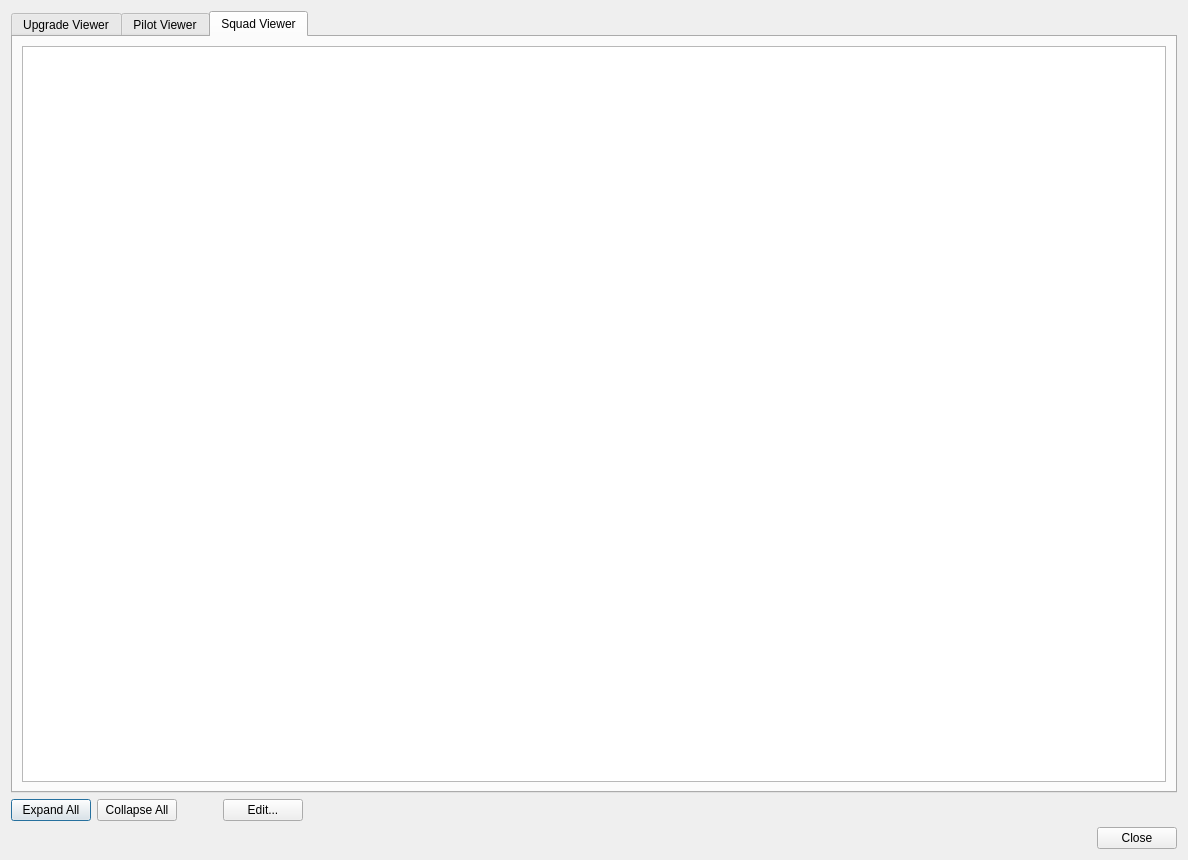
<?xml version="1.0" encoding="UTF-8"?>
<ui version="4.0">
 <class>Viewer</class>
 <widget class="QDialog" name="Viewer">
  <property name="geometry">
   <rect>
    <x>0</x>
    <y>0</y>
    <width>1188</width>
    <height>860</height>
   </rect>
  </property>
  <property name="windowTitle">
   <string>X-Wing Viewer</string>
  </property>
  <property name="windowIcon">
   <iconset resource="resources.qrc">
    <normaloff>:/images/icon.png</normaloff>:/images/icon.png</iconset>
  </property>
  <layout class="QVBoxLayout" name="verticalLayout">
   <item>
    <widget class="QTabWidget" name="viewer_tab_widget">
     <property name="currentIndex">
      <number>2</number>
     </property>
     <widget class="QWidget" name="upgrade_tab">
      <property name="layoutDirection">
       <enum>Qt::LeftToRight</enum>
      </property>
      <attribute name="title">
       <string>Upgrade Viewer</string>
      </attribute>
      <layout class="QVBoxLayout" name="verticalLayout_2">
       <item>
        <layout class="QHBoxLayout" name="horizontalLayout_2">
         <item>
          <widget class="QLabel" name="label">
           <property name="text">
            <string>Upgrade Filter:</string>
           </property>
          </widget>
         </item>
         <item>
          <widget class="QLineEdit" name="upgrade_filter_line_edit">
           <property name="placeholderText">
            <string>search text here...</string>
           </property>
          </widget>
         </item>
        </layout>
       </item>
       <item>
        <layout class="QHBoxLayout" name="upgrade_layout">
         <item>
          <widget class="QTreeWidget" name="upgrade_viewer_tree_widget">
           <property name="sizePolicy">
            <sizepolicy hsizetype="Expanding" vsizetype="Expanding">
             <horstretch>1</horstretch>
             <verstretch>0</verstretch>
            </sizepolicy>
           </property>
           <property name="contextMenuPolicy">
            <enum>Qt::DefaultContextMenu</enum>
           </property>
           <column>
            <property name="text">
             <string notr="true">Upgrade</string>
            </property>
           </column>
          </widget>
         </item>
        </layout>
       </item>
      </layout>
     </widget>
     <widget class="QWidget" name="pilot_viewer">
      <attribute name="title">
       <string>Pilot Viewer</string>
      </attribute>
      <layout class="QVBoxLayout" name="verticalLayout_3">
       <item>
        <layout class="QHBoxLayout" name="horizontalLayout_4">
         <item>
          <widget class="QLabel" name="label_3">
           <property name="text">
            <string>Pilot Filter:</string>
           </property>
          </widget>
         </item>
         <item>
          <widget class="QLineEdit" name="pilot_filter_line_edit">
           <property name="placeholderText">
            <string>search text here...</string>
           </property>
          </widget>
         </item>
        </layout>
       </item>
       <item>
        <layout class="QHBoxLayout" name="pilot_layout">
         <item>
          <widget class="QTreeWidget" name="pilot_viewer_tree_widget">
           <property name="sizePolicy">
            <sizepolicy hsizetype="Expanding" vsizetype="Expanding">
             <horstretch>1</horstretch>
             <verstretch>0</verstretch>
            </sizepolicy>
           </property>
           <column>
            <property name="text">
             <string notr="true">Pilot</string>
            </property>
           </column>
          </widget>
         </item>
        </layout>
       </item>
      </layout>
     </widget>
     <widget class="QWidget" name="squad_viewer">
      <attribute name="title">
       <string>Squad Viewer</string>
      </attribute>
      <layout class="QVBoxLayout" name="verticalLayout_4">
       <item>
        <widget class="QTextEdit" name="squad_text_edit"/>
       </item>
      </layout>
     </widget>
    </widget>
   </item>
   <item>
    <layout class="QHBoxLayout" name="horizontalLayout" stretch="0,0,0,0,1">
     <item>
      <widget class="QPushButton" name="expand_all_push_button">
       <property name="text">
        <string>Expand All</string>
       </property>
      </widget>
     </item>
     <item>
      <widget class="QPushButton" name="collapse_all_push_button">
       <property name="text">
        <string>Collapse All</string>
       </property>
      </widget>
     </item>
     <item>
      <spacer name="horizontalSpacer">
       <property name="orientation">
        <enum>Qt::Horizontal</enum>
       </property>
       <property name="sizeHint" stdset="0">
        <size>
         <width>40</width>
         <height>20</height>
        </size>
       </property>
      </spacer>
     </item>
     <item>
      <widget class="QPushButton" name="edit_tree_widget_item_push_button">
       <property name="text">
        <string>Edit...</string>
       </property>
      </widget>
     </item>
     <item>
      <spacer name="horizontalSpacer_2">
       <property name="orientation">
        <enum>Qt::Horizontal</enum>
       </property>
       <property name="sizeHint" stdset="0">
        <size>
         <width>40</width>
         <height>20</height>
        </size>
       </property>
      </spacer>
     </item>
    </layout>
   </item>
   <item>
    <widget class="QDialogButtonBox" name="buttonBox">
     <property name="orientation">
      <enum>Qt::Horizontal</enum>
     </property>
     <property name="standardButtons">
      <set>QDialogButtonBox::Close</set>
     </property>
    </widget>
   </item>
  </layout>
 </widget>
 <resources>
  <include location="resources.qrc"/>
 </resources>
 <connections>
  <connection>
   <sender>buttonBox</sender>
   <signal>accepted()</signal>
   <receiver>Viewer</receiver>
   <slot>accept()</slot>
   <hints>
    <hint type="sourcelabel">
     <x>248</x>
     <y>254</y>
    </hint>
    <hint type="destinationlabel">
     <x>157</x>
     <y>274</y>
    </hint>
   </hints>
  </connection>
  <connection>
   <sender>buttonBox</sender>
   <signal>rejected()</signal>
   <receiver>Viewer</receiver>
   <slot>reject()</slot>
   <hints>
    <hint type="sourcelabel">
     <x>316</x>
     <y>260</y>
    </hint>
    <hint type="destinationlabel">
     <x>286</x>
     <y>274</y>
    </hint>
   </hints>
  </connection>
 </connections>
</ui>
